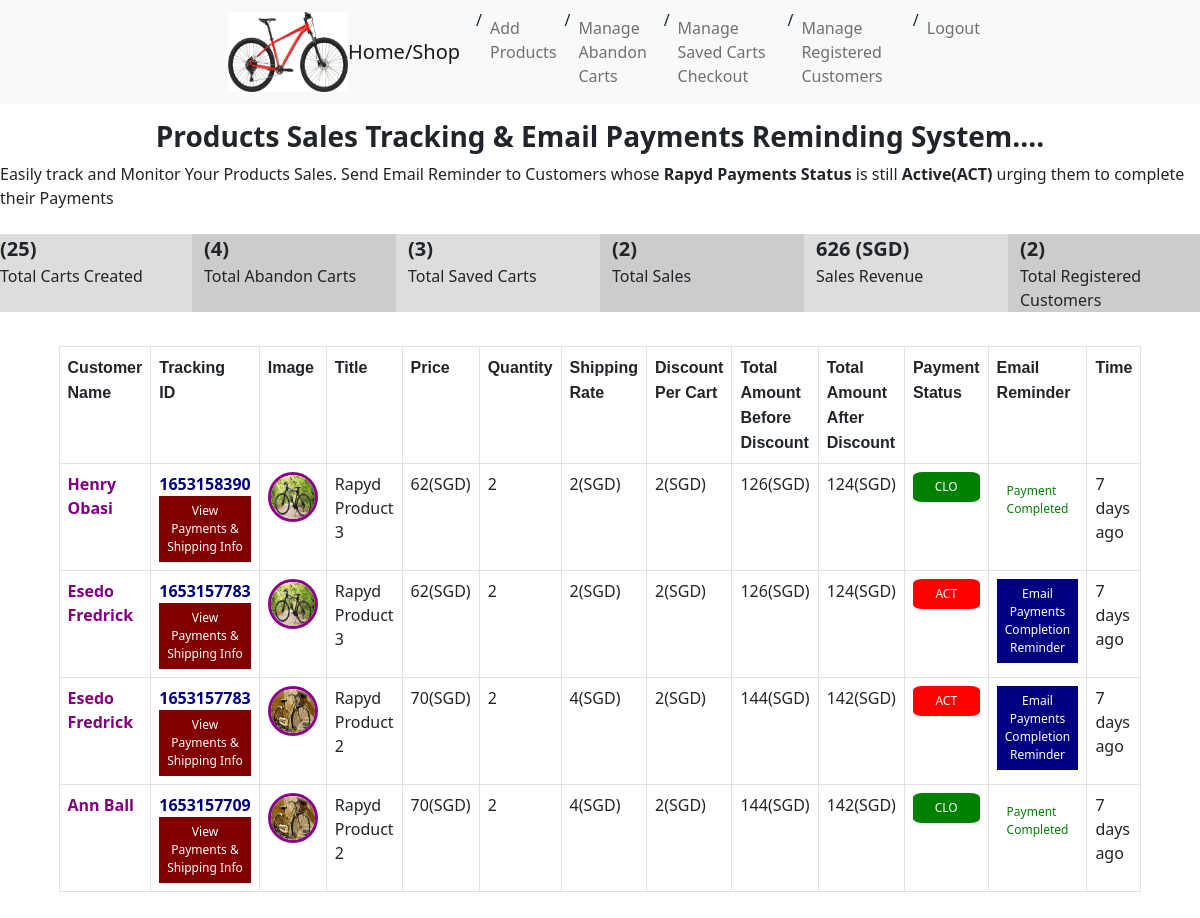
/dashboard_sales.php (signed in), run on the app's committed database.
### tables this page shows
CREATE TABLE `sales` (
  `id` int(11) NOT NULL AUTO_INCREMENT,
  `email` varchar(100) DEFAULT NULL,
  `fullname` varchar(100) DEFAULT NULL,
  `address` varchar(200) DEFAULT NULL,
  `postal_code` varchar(10) DEFAULT NULL,
  `country` varchar(100) DEFAULT NULL,
  `cart_session` varchar(100) DEFAULT NULL,
  `price` varchar(100) DEFAULT NULL,
  `product_id` varchar(100) DEFAULT NULL,
  `shipping_rate` varchar(100) DEFAULT NULL,
  `total_amount` varchar(100) DEFAULT NULL,
  `total_amount1` varchar(100) DEFAULT NULL,
  `product_title` varchar(100) DEFAULT NULL,
  `product_photo` varchar(100) DEFAULT NULL,
  `qty` varchar(100) DEFAULT NULL,
  `timer1` varchar(100) DEFAULT NULL,
  `timer2` varchar(100) DEFAULT NULL,
  `checkout_pageid` varchar(400) DEFAULT NULL,
  `payment_id` varchar(400) DEFAULT NULL,
  `payment_status` varchar(50) DEFAULT NULL,
  `payment_redirect_url` text DEFAULT NULL,
  `total_amount_payable` varchar(50) DEFAULT NULL,
  `discount_split` varchar(50) DEFAULT NULL,
  `discount_all` varchar(50) DEFAULT NULL,
  `merchant_reference_id` varchar(100) DEFAULT NULL,
  PRIMARY KEY (`id`)
);

### rapyd_settings.php (called while the page is built, shortened)
<?php
$country_currency_code = 'SGD';
?>

### dashboard_sales.php (the view, shortened to what this page needs)
<?php
include('rapyd_settings.php');
?>
<!DOCTYPE html>
<html lang="en">
<head>
    <link href="bootstrap.min.css" rel="stylesheet">
    <link rel="stylesheet" href="css/style.css">
</head>
<body>
    <div>
        <nav class="navbar fixed-top navbar-expand-lg navbar-light bg-light">
            <div class="container">
<li class="navbar-brand home_click imagelogo_li_remove" ><img class="img-rounded imagelogo_data" src="img/bike-img.jpeg"></li>
                <a class="navbar-brand" href="index.php">Home/Shop</a>
                <div class="collapse navbar-collapse" id="navbarNav">
                    <ul class="navbar-nav">/
   <li class="nav-item">
                            <a style='cursor:pointer;' class="nav-link" title="Add Products" data-bs-toggle="modal" data-bs-target="#myModal_products">Add Products</a>
                        </li>/
                        <li class="nav-item">
                            <a class="nav-link" href="dashboard_cart_abandon.php" title="Manage Abandon Carts">Manage Abandon Carts</a>
                        </li>/
<li class="nav-item">
                            <a class="nav-link" href="dashboard_cart_saved.php" title="Manage Saved Carts Checkout">Manage Saved Carts Checkout</a>
                        </li>/
<li class="nav-item">
                            <a class="nav-link" href="dashboard_customers_signup.php" title="Manage Registered Customers">Manage Registered Customers</a>
                        </li>/
     <li class="nav-item">
                            <a class="nav-link" href="admin_logout.php" title="Logout">Logout</a>
                        </li>
                    </ul>
                </div>
            </div>
        </nav>
<br><br><br><br><br>
<h3><center><b style='color:'>Products Sales Tracking & Email Payments Reminding System....</b></center></h3>
Easily track and Monitor Your Products Sales. Send Email Reminder to Customers whose <b>Rapyd Payments Status</b> is still <b>Active(ACT)</b> urging them to complete
their Payments
<br><br>
<?php
include('data6rst.php');
$resc_cart = $db->prepare("SELECT * FROM cart");
$resc_cart->execute(array());
$counting_cart = $resc_cart->rowCount();
$resc_cart_abandon = $db->prepare("SELECT * FROM cart where cart_status='abandon' ");
$resc_cart_abandon->execute(array());
$counting_cart_abandon = $resc_cart_abandon->rowCount();
$resc_cart_saved = $db->prepare("SELECT * FROM cart where cart_status='saved'");
$resc_cart_saved->execute(array());
$counting_cart_saved = $resc_cart_saved->rowCount();
$resc_customers = $db->prepare("SELECT * FROM users");
$resc_customers->execute(array());
$counting_customers = $resc_customers->rowCount();
$resc_sales = $db->prepare("SELECT * FROM sales where payment_status='CLO' ");
$resc_sales->execute(array());
$counting_sales = $resc_sales->rowCount();
$resc_revenue = $db->prepare("SELECT sum(total_amount_payable) AS total FROM sales where payment_status='CLO' ");
$resc_revenue->execute(array());
$rowc_revenue = $resc_revenue->fetch();
$sales_total_revenuex = $rowc_revenue['total'];
if($sales_total_revenuex !=''){
$sales_total_revenue  = $sales_total_revenuex;
}
?>
<div class='row'>
<div class='col-sm-2' style='background:#ddd;'>
<b style='font-size:20px'>
(<?php echo $counting_cart; ?>) </b><br>
Total Carts Created
</div>
<div class='col-sm-2' style='background:#ccc;'>
<b style='font-size:20px'>
(<?php echo $counting_cart_abandon; ?>) </b><br>
Total Abandon Carts
</div>
<div class='col-sm-2' style='background:#ddd;'>
<b style='font-size:20px'>
(<?php echo $counting_cart_saved; ?>) </b><br>
Total Saved Carts
</div>
<div class='col-sm-2' style='background:#ccc;'>
<b style='font-size:20px'>
(<?php echo $counting_sales; ?>) </b><br>
Total Sales
</div>
<div class='col-sm-2' style='background:#ddd;'>
<b style='font-size:20px'>
<?php echo $sales_total_revenue; ?> (SGD) </b><br>
Sales Revenue
</div>
<div class='col-sm-2' style='background:#ccc;'>
<b style='font-size:20px'>
(<?php echo $counting_customers; ?>) </b><br>
Total Registered Customers
</div>
</div><br>
<div class='row'>
<div class='col-sm-12'>
        <div class="container">
            <?php
			include ("data6rst.php");
            $rowpage = 526;
            $limit = 0;
$result = $db->prepare("SELECT * FROM sales order by id desc limit :row1, :rowpage");
$result->bindValue(':rowpage', (int) trim($rowpage), PDO::PARAM_INT);
$result->bindValue(':row1', (int) trim($limit), PDO::PARAM_INT);
$result->execute();
echo '<div class="tab1_responsive">
<table style="" border="0" cellspacing="2" cellpadding="2" class="tabj tab1_responsive table table-striped_no table-bordered ">
      <tr>
<th> <font face="Arial">Customer<br>Name</font> </th>
<th style="display:none"> <font face="Arial">Email</font> </th>
<th> <font face="Arial">Tracking<br>ID</font> </th>
          <th> <font face="Arial">Image</font> </th>
          <th> <font face="Arial">Title</font> </th>
          <th> <font face="Arial">Price</font> </th>
          <th> <font face="Arial">Quantity</font> </th>
          <th> <font face="Arial">Shipping Rate</font> </th>
<th> <font face="Arial">Discount Per Cart</font> </th>
          <th> <font face="Arial">Total Amount Before Discount</font> </th>
   <th> <font face="Arial">Total Amount After Discount</font> </th>
<th> <font face="Arial">Payment Status</font> </th>
<th> <font face="Arial">Email Reminder</font> </th>
<th> <font face="Arial">Time</font> </th>
</tr>';
while($row = $result->fetch()){
                $id= $row['id'];
                $title = $row['product_title'];
                $email = $row['email'];
                $timing = $row['timer1'];
                $fullname =$row['fullname'];
                $photo = $row['product_photo'];
                $address = $row['address'];
                $postal_code = $row['postal_code'];
$price = $row['price'];
$country = $row['country'];
$cart_session = $row['cart_session'];
$product_id = $row['product_id'];
$shipping_rate = $row['shipping_rate'];
$total_amount = $row['total_amount'];
$qty = $row['qty'];
$pay_status = $row['payment_status'];
$total_amount1 = $row['total_amount1'];
$payment_id = $row['payment_id'];
$discount_split = $row['discount_split'];
$payment_redirect_url = $row['payment_redirect_url'];
$total_amount_payable = $row['total_amount_payable'];
$discount_all = $row['discount_all'];
$merchant_reference_id = $row['merchant_reference_id'];
$amount_after_discount = $total_amount1 - $discount_all;
if($pay_status == 'ACT'){
$st = "ACT";
$colorx ="red_css";
}else{
$st = "CLO";
$colorx ="green_css";
}
            ?>
                <div class='post'  id="post_<?php echo $id; ?>">
<?php
if($id){
?>
<tr>
<td><b style='color:purple'><?php echo $fullname; ?></b></td>
<td><b style='color:navy'><?php echo $cart_session; ?></b>
<button title='View Details' class="sales_css  btn_action_sales" data-bs-toggle="modal" data-bs-target="#myModal_sales"
 data-id='<?php echo $id; ?>' data-title='<?php echo $title; ?>' data-cart_session='<?php echo $cart_session; ?>'
data-email='<?php echo $email; ?>'
data-fullname='<?php echo $fullname; ?>'
data-photo='<?php echo $photo; ?>'
data-address='<?php echo $address; ?>'
data-postal_code='<?php echo $postal_code; ?>'
data-price='<?php echo $price; ?>'
data-country='<?php echo $country; ?>'
data-product_id='<?php echo $product_id; ?>'
data-shipping_rate='<?php echo $shipping_rate; ?>'
data-qty='<?php echo $qty; ?>'
data-total_payments='<?php echo $total_amount1; ?>'
data-cart_session='<?php echo $cart_session; ?>'
data-cart_id='<?php echo $id; ?>'
data-payment_redirect_url='<?php echo $payment_redirect_url; ?>'
data-total_amount_payable='<?php echo $total_amount_payable; ?>'
data-payment_id='<?php echo $payment_id; ?>'
data-discount_split='<?php echo $discount_split; ?>'
data-discount_all='<?php echo $discount_all; ?>'
data-merchant_reference_id='<?php echo $merchant_reference_id; ?>'
>
 View Payments & Shipping Info</button>
</td>
                  <td><img class='' style='border-style: solid; border-width:3px; border-color:#8B008B; width:50px;height:50px;
max-width:50px;max-height:50px;border-radius: 50%;' src='uploads/<?php echo $photo; ?>' title='Image'></td>
                  <td><?php echo $title; ?></td>
 <td><?php echo $price; ?>(<?php echo $country_currency_code; ?>)
</td>
                  <td><?php echo $qty; ?></td>
<td><?php echo $shipping_rate; ?>(<?php echo $country_currency_code; ?>)</td>
 <td><?php echo $discount_all; ?>(<?php echo $country_currency_code; ?>)</td>
                  <td><?php echo $total_amount; ?>(<?php echo $country_currency_code; ?>)</td>
<td><?php echo $amount_after_discount; ?>(<?php echo $country_currency_code; ?>)</td>
<td><div class='<?php echo $colorx; ?>' > <?php echo $st; ?> </div></td>
<?php
if($pay_status == 'ACT'){
?>
                  <td>
<button title='Email Payments Reminder' class="email_css email_btn btn_action" data-bs-toggle="modal" data-bs-target="#myModal_carto"
 data-id='<?php echo $id; ?>' data-title='<?php echo $title; ?>' data-cart_session='<?php echo $cart_session; ?>'
data-email='<?php echo $email; ?>'
data-fullname='<?php echo $fullname; ?>'
data-photo='<?php echo $photo; ?>'
data-address='<?php echo $address; ?>'
data-postal_code='<?php echo $postal_code; ?>'
data-price='<?php echo $price; ?>'
data-country='<?php echo $country; ?>'
data-product_id='<?php echo $product_id; ?>'
data-shipping_rate='<?php echo $shipping_rate; ?>'
data-qty='<?php echo $qty; ?>'
data-total_payments='<?php echo $total_amount1; ?>'
data-cart_session='<?php echo $cart_session; ?>'
data-cart_id='<?php echo $id; ?>'
data-payment_redirect_url='<?php echo $payment_redirect_url; ?>'
>
 Email Payments Completion Reminder</button>
   <div class="result-broadcast_<?php echo $id; ?>"></div></td>
<?php
}else{
echo "<td><div style='color:green;background:;padding:10px;font-size:12px;'>Payment Completed</div></td>";
}
?>
<td><span data-livestamp='<?php echo $timing; ?>'></span></span> </td>
              </tr>
</div>
<?php } ?>
                </div>
            <?php
            }
            ?>
        </div>
</body>
</html>

### css/style.css (style rules this page uses)
@media (min-width: 1200px) { .container { max-width: 800px; } }

### dashboard_sales.php (style rules this page uses)
.imagelogo_li_remove { list-style-type: none; margin: 0; padding: 0; }
.imagelogo_data { width:120px; height:80px; }
.tabj { display: flex; flex-direction: column; justify-content: center; padding: 10px; display: flex; align-items: center; float: left; }
.red_css { background:red; color: white; padding: 6px; border:none; border-radius:15%; text-align:center; font-size:12px; }
.green_css { background:green; color: white; padding: 6px; border:none; border-radius:15%; text-align:center; font-size:12px; }
.email_css { background: navy; color:white; padding:6px; cursor:pointer; border:none; font-size:12px; //border-radius:25%; //font-size:16px; }
.sales_css { background: #800000; color:white; padding:6px; cursor:pointer; border:none; font-size:12px; //border-radius:25%; //font-size:16px; }

### data on the page
sales: fullname "Henry Obasi", cart_session "1653158390", product_photo (picture), product_title "Rapyd Product 3", price "62", qty "2", shipping_rate "2", discount_all "2", total_amount "126", amount_after_discount "124", payment_status "CLO", shows "Payment Completed"
sales: fullname "Esedo Fredrick", cart_session "1653157783", product_photo (picture), product_title "Rapyd Product 3", price "62", qty "2", shipping_rate "2", discount_all "2", total_amount "126", amount_after_discount "124", payment_status "ACT"
sales: fullname "Esedo Fredrick", cart_session "1653157783", product_photo (picture), product_title "Rapyd Product 2", price "70", qty "2", shipping_rate "4", discount_all "2", total_amount "144", amount_after_discount "142", payment_status "ACT"
sales: fullname "Ann Ball", cart_session "1653157709", product_photo (picture), product_title "Rapyd Product 2", price "70", qty "2", shipping_rate "4", discount_all "2", total_amount "144", amount_after_discount "142", payment_status "CLO", shows "Payment Completed"

### other printed values
$counting_cart "25"
$counting_cart_abandon "4"
$counting_cart_saved "3"
$counting_sales "2"
$sales_total_revenue "626"
$counting_customers "2"
